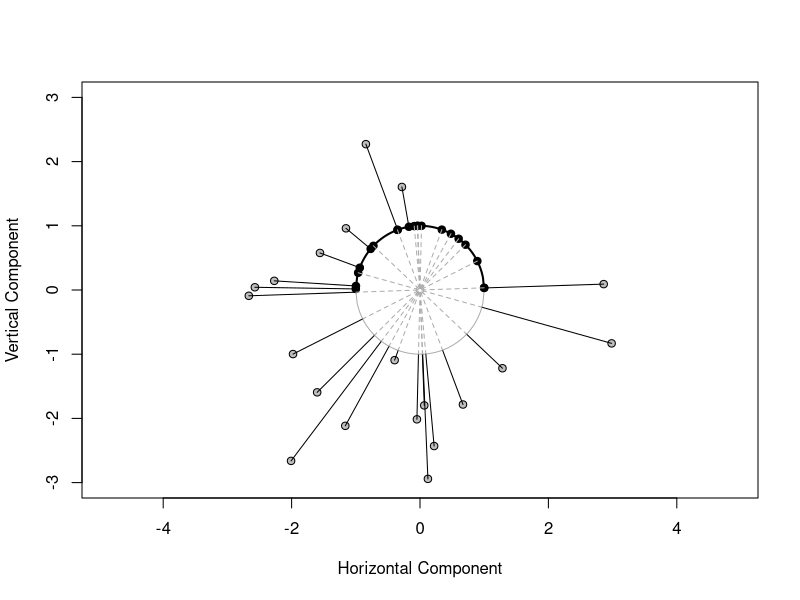
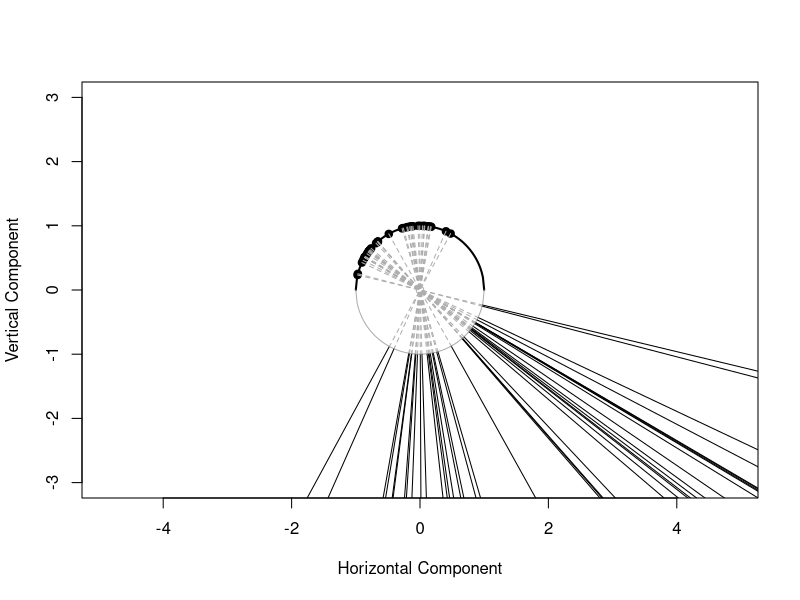

R code for these plots, in order:
#Introduction image/g0
data = matrix(data = runif(40, min = -3, max = 3), nrow = 20, ncol = 2)
plot(data, xlim = c(-3,3), ylim = c(-3,3), asp = 1, 
     xlab = "Horizontal Component", ylab = "Vertical Component", pch = 21, bg = "grey")
curve(sqrt(1 - x^2), from = -1, to = 1, add = T, lwd = 2)
curve(-sqrt(1 - x^2), from = -1, to = 1, add = T, col = "gray68")
dataU = matrix(data = 0, nrow = 20, ncol = 2)
oldDataU = dataU
for(i in 1:20){
  dataU[i,] = data[i,] / sqrt(sum(data[i,]^2))
  oldDataU[i,] = dataU[i,]
  if(dataU[i,2] < 0){dataU[i,] = -dataU[i,]}
}
origin = matrix(data = 0, nrow = 1, ncol = 2)
points(origin, pch = 21, col = "gray68")
points(dataU, pch = 19)
for(i in which(data[,2] > 0)){
  segments(data[i,1], data[i,2], dataU[i,1], dataU[i,2])
}
for(i in which(data[,2] < 0)){
  segments(data[i,1], data[i,2], oldDataU[i,1], oldDataU[i,2])
  segments(dataU[i,1], dataU[i,2], oldDataU[i,1], oldDataU[i,2], lty = 2, col = "gray68")
}

h1 = rnorm(20, mean = sample(-50:50,1), sd = 10)
v1 = rnorm(20, mean = sample(-50:50,1), sd = 10)
h2 = rnorm(20, mean = sample(-50:50,1), sd = 10)
v2 = rnorm(20, mean = sample(-50:50,1), sd = 10)
data = rbind(cbind(h1,v1),cbind(h2,v2))
plot(data, xlim = c(-3,3), ylim = c(-3,3), asp = 1, 
     xlab = "Horizontal Component", ylab = "Vertical Component", pch = 21, bg = "grey")
curve(sqrt(1 - x^2), from = -1, to = 1, add = T, lwd = 2)
curve(-sqrt(1 - x^2), from = -1, to = 1, add = T, col = "gray68")
dataU = matrix(data = 0, nrow = 40, ncol = 2)
oldDataU = dataU
for(i in 1:40){
  dataU[i,] = data[i,] / sqrt(sum(data[i,]^2))
  oldDataU[i,] = dataU[i,]
  if(dataU[i,2] < 0){dataU[i,] = -dataU[i,]}
}
origin = matrix(data = 0, nrow = 1, ncol = 2)
points(origin, pch = 21, col = "gray68")
points(dataU, pch = 19)
for(i in which(data[,2] > 0)){
  segments(data[i,1], data[i,2], dataU[i,1], dataU[i,2])
}
for(i in which(data[,2] < 0)){
  segments(data[i,1], data[i,2], oldDataU[i,1], oldDataU[i,2])
  segments(dataU[i,1], dataU[i,2], oldDataU[i,1], oldDataU[i,2], lty = 2, col = "gray68")
}


